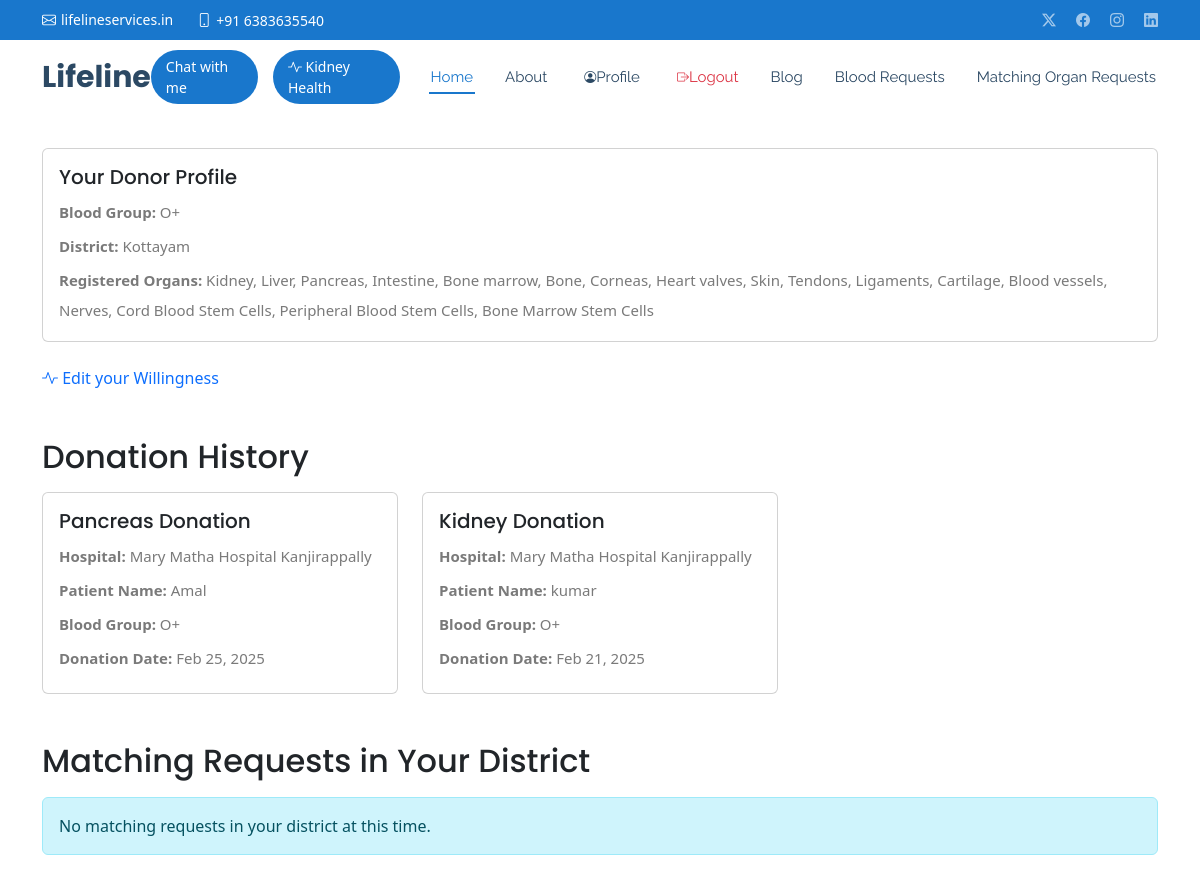
Page /organ-donation/matching-requests/ (signed in) on the committed database.
### core/models.py (models this page shows, shortened)
class Donor(models.Model):
    BLOOD_GROUP_CHOICES = [
        ('A+', 'A+'),
        ('A-', 'A-'),
        ('B+', 'B+'),
        ('B-', 'B-'),
        ('AB+', 'AB+'),
        ('AB-', 'AB-'),
        ('O+', 'O+'),
        ('O-', 'O-'),
    ]
    PLACE_CHOICES = [
        ('Alappuzha','Alappuzha'),
        ('Ernakulam','Ernakulam'),
        ('Idukki','Idukki'),
        ('Kannur','Kannur'),
        ('Kasaragod','Kasaragod'),
        ('Kollam','Kollam'),
        ('Kozhikode','Kozhikode'),
        ('Kottayam','Kottayam'),
        ('Malappuram','Malappuram'),
        ('Palakkad','Palakkad'),
        ('Pathanamthitta','Pathanamthitta'),
        ('Thiruvananthapuram','Thiruvananthapuram'),
        ('Thrissur','Thrissur'),
        ('Wayanad','Wayanad'),
    ]
    LAST_DONATED_CHOICES = [
        (1, '1 week'),
        (2, '2 weeks'),
        (3, '3 weeks'),
        (4, '4 weeks'),
        (5, '5 weeks'),
        (6, '6 weeks'),
        (7, '7 weeks'),
        (8, '8 weeks'),
    ]
    user = models.OneToOneField(User, on_delete=models.CASCADE, related_name='donor_profile')
    profile_pic = models.ImageField(upload_to='donor_profile_pics/', null=True, blank=True)
    phone = models.CharField(max_length=10, unique=True)
    district = models.CharField(max_length=100, choices=PLACE_CHOICES)
    blood_group = models.CharField(max_length=3, choices=BLOOD_GROUP_CHOICES)
    is_blood_donor = models.BooleanField(default=True)  # Changed default to True
    weight = models.DecimalField(
        max_digits=5,
        decimal_places=2,
        validators=[validate_weight],
        help_text="Weight must be between 45 and 150 kg"
    )
    last_donated = models.IntegerField(
        choices=LAST_DONATED_CHOICES,
        help_text="Number of weeks since last donation"
    )
    is_active = models.BooleanField(default=True)
    created_at = models.DateTimeField(default=timezone.now)
    updated_at = models.DateTimeField(auto_now=True)
    class Meta:
        ordering = ['-created_at']
        verbose_name = 'Blood Donor'
        verbose_name_plural = 'Blood Donors'

class OrganType(models.Model):
    CATEGORY_CHOICES = [
        ('organ', 'Organ'),
        ('tissue', 'Tissue'),
        ('stem_cell', 'Stem Cell')
    ]
    ORGAN_CHOICES = [
        ('Kidney', 'Kidney'),
        ('Liver', 'Liver'),
        ('Pancreas', 'Pancreas'),
        ('Intestine', 'Intestine')
    ]
    TISSUE_CHOICES = [
        ('Bone marrow', 'Bone marrow'),
        ('Bone', 'Bone'),
        ('Corneas', 'Corneas'),
        ('Skin', 'Skin'),
        ('Tendons', 'Tendons'),
        ('Ligaments', 'Ligaments'),
        ('Cartilage', 'Cartilage'),
        ('Blood vessels', 'Blood vessels'),
        ('Nerves', 'Nerves')
    ]
    STEM_CELL_CHOICES = [
        ('Cord Blood Stem Cells', 'Cord Blood Stem Cells'),
        ('Peripheral Blood Stem Cells', 'Peripheral Blood Stem Cells'),
        ('Bone Marrow Stem Cells', 'Bone Marrow Stem Cells')
    ]
    name = models.CharField(max_length=100, unique=True)
    category = models.CharField(max_length=20, choices=CATEGORY_CHOICES)
    description = models.TextField(blank=True)
    is_active = models.BooleanField(default=True)

class OrganRequest(models.Model):
    STATUS_CHOICES = [
        ('pending', 'Pending'),
        ('matched', 'Matched'),
        ('fulfilled', 'Fulfilled'),
        ('cancelled', 'Cancelled')
    ]
    hospital = models.ForeignKey(Hospital, on_delete=models.CASCADE)
    organ_type = models.ForeignKey(OrganType, on_delete=models.CASCADE)
    patient_name = models.CharField(max_length=100)
    patient_age = models.PositiveIntegerField()
    patient_blood_group = models.CharField(max_length=3, choices=Donor.BLOOD_GROUP_CHOICES)
    urgency_level = models.IntegerField(choices=[(1, 'Normal'), (2, 'Urgent'), (3, 'Critical')])
    medical_notes = models.TextField()
    status = models.CharField(max_length=20, choices=STATUS_CHOICES, default='pending')
    matched_donor = models.ForeignKey(OrganDonor, on_delete=models.SET_NULL, null=True, blank=True, related_name='matched_requests')
    created_at = models.DateTimeField(auto_now_add=True)
    updated_at = models.DateTimeField(auto_now=True)

class Hospital(models.Model):
    DISTRICT_CHOICES = Donor.PLACE_CHOICES
    user = models.OneToOneField(User, on_delete=models.CASCADE, related_name='hospital_profile',default=1)
    profile_picture = models.ImageField(upload_to='hospital_profiles/', null=True, blank=True)
    name = models.CharField(max_length=255)
    district = models.CharField(choices=DISTRICT_CHOICES, max_length=100)
    phone = models.CharField(max_length=10, unique=True)
    email = models.EmailField(unique=True)
    manager_name = models.CharField(max_length=255,default="david")
    manager_phone = models.CharField(max_length=10,default=9999999999)
    is_active = models.BooleanField(default=True)
    created_at = models.DateTimeField(default=timezone.now)
    updated_at = models.DateTimeField(auto_now=True)
    class Meta:
        verbose_name = 'Hospital'
        verbose_name_plural = 'Hospitals'

### core/views.py (the view)
# urls.py: path('organ-donation/matching-requests/', views.matching_organ_requests, name='matching_organ_requests'),
@login_required
def matching_organ_requests(request):
    donor = request.user.donor_profile
    try:
        organ_donor = OrganDonor.objects.get(donor=donor)
    except OrganDonor.DoesNotExist:
        messages.error(request, "You need to register as an organ donor first.")
        return redirect('register_organ_donor')
    current_date = timezone.now()
    NON_REPEATABLE_ORGANS = ['Kidney', 'Liver', 'Pancreas', 'Intestine']
    donated_organs = OrganRequest.objects.filter(
        matched_donor=organ_donor,
        status='fulfilled'
    ).values_list('organ_type__name', flat=True).distinct()
    excluded_organs = []
    for organ in donated_organs:
        if organ in NON_REPEATABLE_ORGANS:
            excluded_organs.append(organ)
    matching_requests = OrganRequest.objects.filter(
        patient_blood_group=donor.blood_group,
        organ_type__in=organ_donor.organs.all(),
        status='pending',
        hospital__district=donor.district  # Prioritize local requests
    ).exclude(
        organ_type__name__in=excluded_organs  # Exclude non-repeatable organs
    ).select_related('hospital', 'organ_type').order_by('-urgency_level', 'created_at')
    other_district_requests = OrganRequest.objects.filter(
        patient_blood_group=donor.blood_group,
        organ_type__in=organ_donor.organs.all(),
        status='pending'
    ).exclude(
        hospital__district=donor.district
    ).exclude(
        organ_type__name__in=excluded_organs  # Exclude non-repeatable organs
    ).select_related('hospital', 'organ_type').order_by('-urgency_level', 'created_at')
    matched_requests = OrganRequest.objects.filter(
        status='matched',
        matched_donor=organ_donor
    ).select_related('hospital', 'organ_type').order_by('-updated_at')
    completed_donations = OrganRequest.objects.filter(
        status='fulfilled',
        matched_donor=organ_donor
    ).select_related('hospital', 'organ_type').order_by('-updated_at')
    context = {
        'matching_requests': matching_requests,
        'other_district_requests': other_district_requests,
        'matched_requests': matched_requests,
        'completed_donations': completed_donations,
        'donor': donor,
        'organ_donor': organ_donor
    }
    return render(request, 'organ_donation/matching_requests.html', context)

### core/templates/organ_donation/matching_requests.html (shortened to what this page needs)
{% extends 'base.html' %}
{% block content %}
<div class="container py-5">
    <div class="card mb-4">
        <div class="card-body">
            <h5 class="card-title">Your Donor Profile</h5>
            <p class="mb-1"><strong>Blood Group:</strong> {{ donor.blood_group }}</p>
            <p class="mb-1"><strong>District:</strong> {{ donor.district }}</p>
            <p class="mb-0"><strong>Registered Organs:</strong>
                {% for organ in organ_donor.organs.all %}
                    {{ organ.name }}{% if not forloop.last %}, {% endif %}
                {% endfor %}
            </p>
        </div>
    </div>
    <a class="cta-btn" href="{% url 'register_organ_donor' %}" >
        <i class="bi bi-activity"></i> Edit your Willingness
    </a>
    <h2 class="mb-3 mt-5">Donation History</h2>
    {% if completed_donations %}
        <div class="row g-4">
            {% for donation in completed_donations %}
                <div class="col-md-6 col-lg-4">
                    <div class="card h-100">
                        <div class="card-body">
                            <h5 class="card-title">{{ donation.organ_type.name }} Donation</h5>
                            <p class="mb-1"><strong>Hospital:</strong> {{ donation.hospital.name }}</p>
                            <p class="mb-1"><strong>Patient Name:</strong> {{ donation.patient_name }}</p>
                            <p class="mb-1"><strong>Blood Group:</strong> {{ donation.patient_blood_group }}</p>
                            <p class="mb-1"><strong>Donation Date:</strong> {{ donation.updated_at|date:"M d, Y" }}</p>
                        </div>
                    </div>
                </div>
            {% endfor %}
        </div>
    {% else %}
        <div class="alert alert-info">You have not completed any donations yet.</div>
    {% endif %}
    <h2 class="mb-3 mt-5">Matching Requests in Your District</h2>
    {% if matching_requests %}
        <div class="row g-4">
            {% for request in matching_requests %}
                <div class="col-md-6 col-lg-4">
                    <div class="card h-100">
                        <div class="card-body">
                            <h5 class="card-title">{{ request.organ_type.name }} needed</h5>
                            <p class="mb-1"><strong>Hospital:</strong> {{ request.hospital.name }}</p>
                            <p class="mb-1"><strong>Blood Group:</strong> {{ request.patient_blood_group }}</p>
                            <p class="mb-1"><strong>Urgency:</strong>
                                <span class="badge {% if request.urgency_level == 3 %}bg-danger{% elif request.urgency_level == 2 %}bg-warning{% else %}bg-info{% endif %}">
                                    {{ request.get_urgency_level_display }}
                                </span>
                            </p>
                            <p class="mb-1"><strong>Created:</strong> {{ request.created_at|timesince }} ago</p>
                            <button class="btn btn-primary mt-3"
                                    onclick="respondToRequest('{{ request.id }}')">
                                Respond to Request
                            </button>
                        </div>
                    </div>
                </div>
            {% endfor %}
        </div>
    {% else %}
        <div class="alert alert-info">No matching requests in your district at this time.</div>
    {% endif %}
</div>
{% endblock %}

### static/css/main.css (style rules this page uses)
:root { --default-font: "Roboto", system-ui, -apple-system, "Segoe UI", Roboto, "Helvetica Neue", Arial, "Noto Sans", "Liberation Sans", sans-serif, "Apple Color Emoji", "Segoe UI Emoji", "Segoe UI Symbol", "Noto Color Emoji"; --heading-font: "Poppins", sans-serif; --nav-font: "Raleway", sans-serif; }
:root { --background-color: #ffffff; --default-color: #444444; --heading-color: #2c4964; --accent-color: #1977cc; --surface-color: #ffffff; --contrast-color: #ffffff; }
:root { --nav-color: #2c4964; --nav-hover-color: #1977cc; --nav-mobile-background-color: #ffffff; --nav-dropdown-background-color: #ffffff; --nav-dropdown-color: #2c4964; --nav-dropdown-hover-color: #1977cc; }
:root { scroll-behavior: smooth; }
body { color: var(--default-color); background-color: var(--background-color); font-family: var(--default-font); }
a { color: var(--accent-color); text-decoration: none; transition: 0.3s; }
h1, h2, h3, h4, h5, h6 { color: var(--heading-color); font-family: var(--heading-font); }
.card { border-radius: 15px; transition: transform 0.2s ease-in-out; }
.card { border: none; transition: all 0.3s ease; }

### static/css/templatemo-stand-blog.css (style rules this page uses)
body { font-family: 'Roboto', sans-serif; overflow-x: hidden; text-rendering: optimizeLegibility; -webkit-font-smoothing: antialiased; -moz-osx-font-smoothing: grayscale; }
p { margin-bottom: 0px; font-size: 15px; font-weight: 400; color: #7a7a7a; line-height: 30px; }
a { text-decoration: none!important; }
h1,h2,h3,h4,h5,h6 { margin: 0px; }

### rows in the picture
Donor: blood_group "O+", district "Kottayam"
OrganType: name "Kidney"
OrganType: name "Liver"
OrganType: name "Pancreas"
OrganType: name "Intestine"
OrganType: name "Bone marrow"
OrganType: name "Bone"
OrganType: name "Corneas"
OrganType: name "Heart valves"
OrganType: name "Skin"
OrganType: name "Tendons"
OrganType: name "Ligaments"
OrganType: name "Cartilage"
OrganType: name "Blood vessels"
OrganType: name "Nerves"
OrganType: name "Cord Blood Stem Cells"
OrganType: name "Peripheral Blood Stem Cells"
OrganType: name "Bone Marrow Stem Cells"
OrganRequest: organ_type.name "Pancreas", hospital.name "Mary Matha Hospital Kanjirappally", patient_name "Amal", patient_blood_group "O+", updated_at "Feb 25, 2025"
OrganRequest: organ_type.name "Kidney", hospital.name "Mary Matha Hospital Kanjirappally", patient_name "kumar", patient_blood_group "O+", updated_at "Feb 21, 2025"
